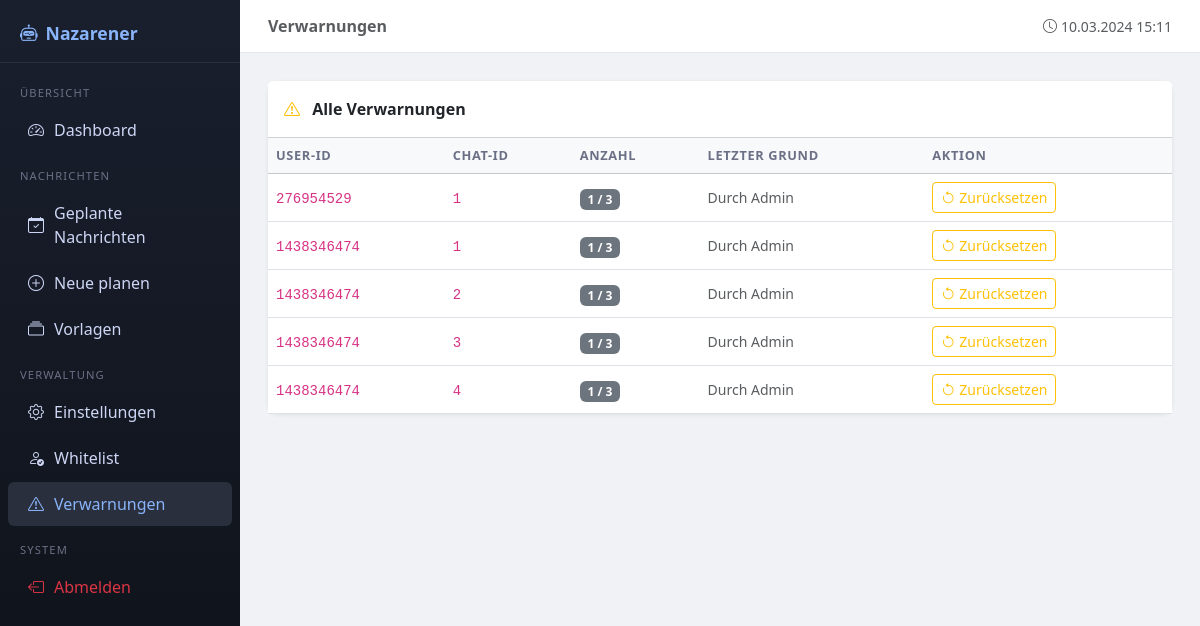
/warnings (signed in), run on the app's committed database.
### tables this page shows
CREATE TABLE warnings (
                    id INTEGER PRIMARY KEY,
                    user_id INTEGER NOT NULL,
                    chat_id INTEGER NOT NULL,
                    reason TEXT
                );

### web/app.py (the view)
@app.route("/warnings")
@login_required
def warnings_page():
    return render_template("warnings.html", warnings=db.get_all_warnings())

### database/db_operations.py (called while the page is built)
    def create_connection(self):
        conn = sqlite3.connect(DATABASE_PATH, check_same_thread=False)
        conn.row_factory = sqlite3.Row
        return conn

    def get_all_warnings(self) -> list:
        with self.create_connection() as conn:
            c = conn.cursor()
            c.execute("""
                SELECT user_id, chat_id, COUNT(*) as cnt, MAX(reason) as last_reason
                FROM warnings GROUP BY user_id, chat_id
            """)
            return [dict(r) for r in c.fetchall()]

### web/app.py (called while the page is built)
@app.context_processor
def inject_globals():
    return {"now": datetime.now().strftime("%d.%m.%Y %H:%M")}

def login_required(f):
    @wraps(f)
    def decorated(*args, **kwargs):
        if not session.get("logged_in"):
            return redirect(url_for("login"))
        return f(*args, **kwargs)
    return decorated

### web/templates/warnings.html (shortened to what this page needs)
{% extends "base.html" %}
{% block page_title %}Verwarnungen{% endblock %}
{% block content %}
<div class="card">
  <div class="card-header bg-white py-3">
    <span class="fw-semibold">
      <i class="bi bi-exclamation-triangle me-2 text-warning"></i>
      Alle Verwarnungen
    </span>
  </div>
  <div class="card-body p-0">
    <table class="table table-hover align-middle mb-0">
      <thead class="table-light">
        <tr>
          <th>User-ID</th>
          <th>Chat-ID</th>
          <th>Anzahl</th>
          <th>Letzter Grund</th>
          <th>Aktion</th>
        </tr>
      </thead>
      <tbody>
        {% for w in warnings %}
        <tr>
          <td><code>{{ w.user_id }}</code></td>
          <td><code>{{ w.chat_id }}</code></td>
          <td>
            <span class="badge {{ 'bg-danger' if w.cnt >= 3 else ('bg-warning text-dark' if w.cnt == 2 else 'bg-secondary') }}">
              {{ w.cnt }} / 3
            </span>
          </td>
          <td class="small text-muted">{{ w.last_reason or '–' }}</td>
          <td>
            <form method="POST" action="{{ url_for('reset_warnings') }}"
                  style="display:inline">
              <button class="btn btn-sm btn-outline-warning"
                      onclick="return confirm('Alle Verwarnungen für {{ w.user_id }} zurücksetzen?')">
                <i class="bi bi-arrow-counterclockwise me-1"></i>Zurücksetzen
              </button>
            </form>
          </td>
        </tr>
        {% endfor %}
      </tbody>
    </table>
  </div>
</div>
{% endblock %}

### web/templates/base.html (shortened to what this page needs)
<!DOCTYPE html>
<html lang="de">
<head>
  <link href="https://cdn.jsdelivr.net/npm/bootstrap@5.3.2/dist/css/bootstrap.min.css" rel="stylesheet">
  <link href="https://cdn.jsdelivr.net/npm/bootstrap-icons@1.11.3/font/bootstrap-icons.css" rel="stylesheet">
</head>
<body>
<nav id="sidebar">
  <div class="brand">
    <i class="bi bi-robot me-2"></i>Nazarener
  </div>
  <div class="mt-2">
    <div class="nav-section">Übersicht</div>
    <a href="{{ url_for('dashboard') }}" class="nav-link {% if request.endpoint=='dashboard' %}active{% endif %}">
      <i class="bi bi-speedometer2"></i> Dashboard
    </a>
    <div class="nav-section">Nachrichten</div>
    <a href="{{ url_for('messages') }}" class="nav-link {% if request.endpoint in ['messages','view_message'] %}active{% endif %}">
      <i class="bi bi-calendar-check"></i> Geplante Nachrichten
    </a>
    <a href="{{ url_for('add_message') }}" class="nav-link {% if request.endpoint=='add_message' %}active{% endif %}">
      <i class="bi bi-plus-circle"></i> Neue planen
    </a>
    <a href="{{ url_for('templates_page') }}" class="nav-link {% if request.endpoint=='templates_page' %}active{% endif %}">
      <i class="bi bi-collection"></i> Vorlagen
    </a>
    <div class="nav-section">Verwaltung</div>
    <a href="{{ url_for('settings') }}" class="nav-link {% if request.endpoint=='settings' %}active{% endif %}">
      <i class="bi bi-gear"></i> Einstellungen
    </a>
    <a href="{{ url_for('whitelist') }}" class="nav-link {% if request.endpoint=='whitelist' %}active{% endif %}">
      <i class="bi bi-person-check"></i> Whitelist
    </a>
    <a href="{{ url_for('warnings_page') }}" class="nav-link {% if request.endpoint=='warnings_page' %}active{% endif %}">
      <i class="bi bi-exclamation-triangle"></i> Verwarnungen
    </a>
    <div class="nav-section">System</div>
    <a href="{{ url_for('logout') }}" class="nav-link text-danger">
      <i class="bi bi-box-arrow-left"></i> Abmelden
    </a>
  </div>
</nav>
<div id="main">
  <div class="topbar">
    <span class="fw-semibold text-muted">{% block page_title %}{% endblock %}</span>
    <small class="text-muted"><i class="bi bi-clock me-1"></i>{{ now }}</small>
  </div>
  <div class="page-content">
    {% block content %}{% endblock %}
  </div>
</div>
</body>
</html>

### web/templates/base.html (style rules this page uses)
:root { --sidebar-w: 240px; }
body { background:#f0f2f5; font-family:'Segoe UI',sans-serif; }
#sidebar { position:fixed; top:0; left:0; height:100vh; width:var(--sidebar-w); background:linear-gradient(180deg,#1a1f2e 0%,#0d1117 100%); color:#cdd6f4; z-index:1000; overflow-y:auto; }
#sidebar .brand { padding:20px 20px 16px; font-size:1.1rem; font-weight:700; color:#89b4fa; border-bottom:1px solid #2a2f3d; }
#sidebar .nav-link { color:#cdd6f4; padding:10px 20px; border-radius:6px; margin:2px 8px; display:flex; align-items:center; gap:10px; transition:.15s; }
#sidebar .nav-link:hover, #sidebar .nav-link.active { background:#2a2f3d; color:#89b4fa; }
#sidebar .nav-section { font-size:.7rem; letter-spacing:.1em; color:#6c7086; padding:14px 20px 4px; text-transform:uppercase; }
#main { margin-left:var(--sidebar-w); min-height:100vh; }
.topbar { background:#fff; border-bottom:1px solid #e2e8f0; padding:14px 28px; display:flex; align-items:center; justify-content:space-between; position:sticky; top:0; z-index:100; }
.page-content { padding:28px; }
.card { border:none; border-radius:12px; box-shadow:0 1px 4px rgba(0,0,0,.08); }
.table th { font-size:.8rem; text-transform:uppercase; letter-spacing:.05em; color:#6c7086; }

### data on the page
warnings: user_id "276954529", chat_id "1", cnt "1", reason "Durch Admin"
warnings: user_id "1438346474", chat_id "1", cnt "1", reason "Durch Admin"

### other printed values
{{ w.user_id }} "1438346474" "1438346474" "1438346474"
{{ w.chat_id }} "2" "3" "4"
{{ w.cnt }} "1" "1" "1"
{{ w.last_reason or '–' }} "Durch Admin" "Durch Admin" "Durch Admin"
